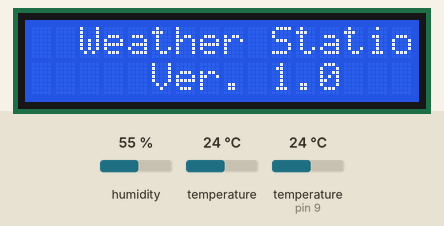
Simulated run of this sketch. Board: Arduino Uno, built with avr-gcc and run on an emulated ATmega328P. Parts: 16×2 character LCD. The test bench sets the inputs (shaded band); at power-on: humidity 55 %, temperature 24 °C, temperature (sensor on pin 9) 24 °C. The local clock reads 2024-03-15 10:24:30 at power-on unless the sketch sets it.

Above: at 1.7 s.
1.8 s: humidity set to 22 %
At 10.4 s:
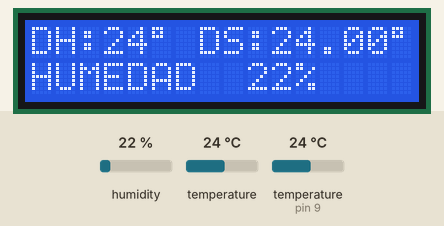
10.5 s: temperature (sensor 0) set to 12 °C
At 13.2 s:
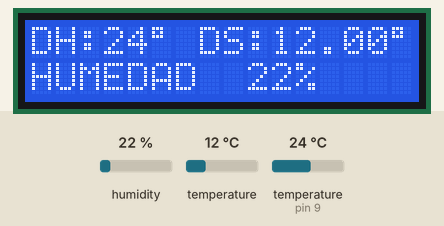
13.5 s: temperature (sensor on pin 9) set to 12 °C
At 14.8 s:
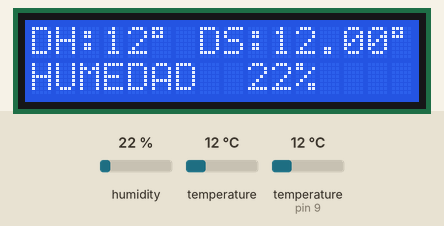
16.4 s: temperature (sensor 0) set to 19 °C
At 20.7 s:
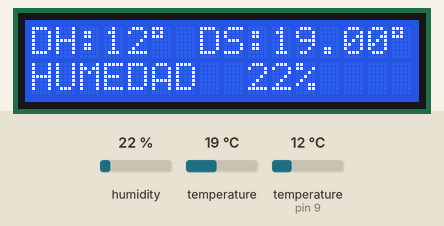
26.0 s: humidity set to 40 %
At 30.8 s:
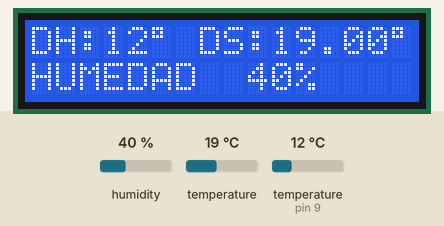
35.6 s: temperature (sensor 0) set to 28 °C
At 40.8 s:
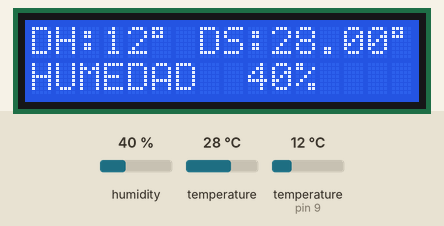
Timing chart, 0 to 42.3 s (numbered marks = the images above; inputs shaded):
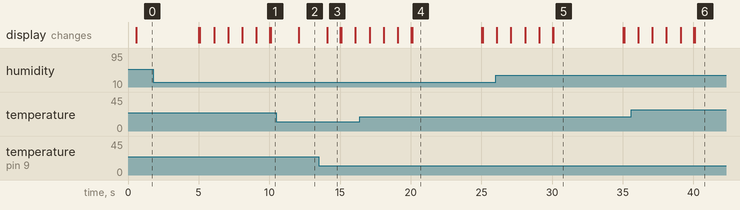

Measured:
- after the input at 10.5 s, the display: changes after 1.6 s (image 2)
- what the display in image 3 shows lasts 0.9 s, from 14.1 s to 15.0 s
- what the display in image 4 shows lasts 4.9 s, from 20.1 s to 25.0 s

The sketch:

WeatherStatiomLCD_v1.0.ino
```cpp
/*
 * Name: Weather Station
 * Date: 13/05/2021
 * Author: Edgar Cano
 * Ver: 1.0
 * Desc: - Estación meteorologica, proporciona
 *        humedad, temperatura, hora y fecha...
 * HW:   - Sensor DS3231/DHT11/Pantalla LCD.
 */
#include <DHT.h>
#include "RTClib.h"
#include <LiquidCrystal_I2C.h>
#include <Wire.h>

#define DHTPin  9
#define DHTType DHT11

/* Definiendo FSM del sistema */
#define S_HOME            0
#define S_REFRESH_SCREEN  1
#define S_READ_SENSORS    2
#define S_SWITCH_SCREEN   3
uint8_t systemState = 0;

/* Definiendo FSM para pantalla activa*/
#define SCREEN_WELCOME    0
#define SCREEN_DATEHOUR   1
#define SCREEN_HUMTEMP    2
uint8_t screenState = 0;

LiquidCrystal_I2C lcd(0x27, 16, 2);
DHT dht11(DHTPin, DHTType);
RTC_DS3231 rtc;

unsigned long previousMillisState1 = 0;
long Timeinterval_1 = 500;     // Refresh sccreen

unsigned long previousMillisState2 = 0;
long Timeinterval_2 = 2000;     // Read Sensor

unsigned long previousMillisState3 = 0;
long Timeinterval_3 = 5000;     // Switch Screen

int tempDHT = 0;
int Hum = 0;
float tempDS = 0;

// Subsistema de Gestión de Transiciones para la FSM del sistema **************************************/
void FSM_System_Transitions(){
  unsigned long currentMillis = millis();

  if (((currentMillis - previousMillisState1) >= Timeinterval_1 )  // Revisando que se cumpla la condición
        && (systemState == S_HOME)){   //Forzando a realizar la comparación con el estado IDLE
    previousMillisState1 = currentMillis;
    systemState = S_REFRESH_SCREEN;
  }
  if (((currentMillis - previousMillisState2) >= Timeinterval_2 )
        && (systemState == S_HOME)){
    previousMillisState2 = currentMillis;
    systemState = S_READ_SENSORS;
  }
  if (((currentMillis - previousMillisState3) >= Timeinterval_3 )
        && (systemState == S_HOME)){
    previousMillisState3 = currentMillis;
    systemState = S_SWITCH_SCREEN;
  }
}
void FSM_System(){
  switch(systemState){
    case S_HOME:              /*STATE 0: NO SE EJECUTA TAREA*/
    break;
    case S_REFRESH_SCREEN:    /*STATE 1: EJECUTA TAREA REFREZCO DE PANTALLA*/
        RefreshScreen();
    break;
    case S_READ_SENSORS:      /*STATE 2: EJECUTA TAREA LECTURA DE SENSORES*/
        ReadSensors();
    break;
    case S_SWITCH_SCREEN:     /*STATE 3: EJECUTA TAREA INTERCAMBIO DE PANTALLA ACTIVA*/
        FSM_Screens();
    break;
    default:
    break;
  }
  // Regresando el estado de la FSM_System al idle (S_HOME)
  if(systemState != S_HOME)
      systemState = S_HOME;
}
void RefreshScreen(){
  switch(screenState){
    case SCREEN_WELCOME:    // Refrezco bienvenida (no cambia)
        displayWelcome();
    break;
    case SCREEN_DATEHOUR:   // Refrezco fecha-hora (se nota el cambio en los segundos)
        displayDate();
        displayHour();
    break;
    case SCREEN_HUMTEMP:
        displayHumtemp();  // Refrezco humedad-temp (se nota el cambio, si lo hay, cada 2seg)
    break;
    default:
    break;
  }
}
void ReadSensors(){
  tempDHT = dht11.readTemperature();
  Hum = dht11.readHumidity();
  tempDS = rtc.getTemperature();
}
void FSM_Screens(){
  switch(screenState){
     case SCREEN_WELCOME:
        cleanScreen();
        screenState = SCREEN_DATEHOUR;
    break;
    case SCREEN_DATEHOUR:
       cleanScreen();
        screenState = SCREEN_HUMTEMP;
    break;
    case SCREEN_HUMTEMP:
       cleanScreen();
       screenState = SCREEN_DATEHOUR;
    break;
    default:
    break;
  }
}
// Subsistema de Gestión de Pantallas  *************************************/
void displayWelcome(){
  lcd.setCursor(0,0);
  lcd.print("  Weather Station") ;
  lcd.setCursor(5,1);
  lcd.print("Ver. 1.0") ;
}
void displayDate(){
  DateTime now = rtc.now();
  char _bufferFecha[12];
  lcd.setCursor(0, 0);
  formatoFecha(_bufferFecha, now.day(), now.month(), now.year() );
  lcd.print(_bufferFecha);
}
void displayHour(){
  DateTime now = rtc.now();
  char _bufferHora[10];
  lcd.setCursor(0, 1);
  formatoHora( _bufferHora, now.hour(), now.minute(), now.second() );
  lcd.print(_bufferHora);
}
void formatoFecha(char bufferFecha[12], int numDia, int numMes, int numA){
  sprintf(bufferFecha, "%02d/%02d/%04d", numDia, numMes, numA);
}
void formatoHora(char bufferHora[10], int hora, int minu, int seg){
  sprintf(bufferHora, "%02d:%02d:%02d", hora, minu, seg);
}
void displayHumtemp(){
    char symbol = 223;
    lcd.setCursor(0, 0);
    lcd.print("DH:");
    lcd.print(tempDHT);
    lcd.print(symbol);
    lcd.print(" DS:");
    lcd.print(tempDS);
    lcd.print(symbol);
    lcd.setCursor(0, 1);
    lcd.print("HUMEDAD");
    lcd.setCursor(9, 1);
    lcd.print(Hum);
    lcd.print("%");

    Serial.print("DH: ");
    Serial.print(tempDHT);
    Serial.println("°");
    Serial.print(" DS: ");
    Serial.print(tempDS);
    Serial.println("°");

    Serial.print("HUMEDAD: ");
    Serial.print(Hum);
    Serial.println("%");
}
void cleanScreen(){
  lcd.clear();
}

// Subsistema de Control Principal *************************************
void setup() {
  //Serial.begin(9600);
  dht11.begin();
  rtc.begin();
  //rtc.adjust(DateTime(F(__DATE__), F(__TIME__)));
  lcd.init();
  lcd.backlight();
  delay(500);
}
void loop(){
  FSM_System_Transitions();
  FSM_System();
}

// End of code
```
